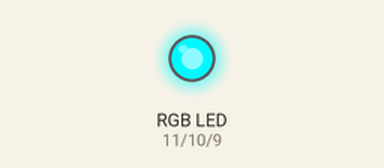
Bench run of a sketch on a simulated Arduino Uno, built with avr-gcc and run on an emulated ATmega328P. Parts: an RGB LED mixed from three pins (HIGH = lit).

Above: at 0.15 s.
At 1.96 s:
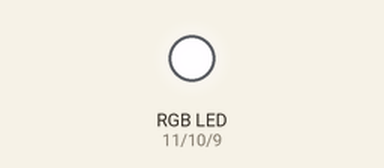
At 15.75 s:
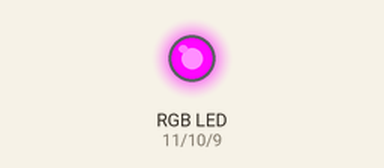
At 31.45 s:
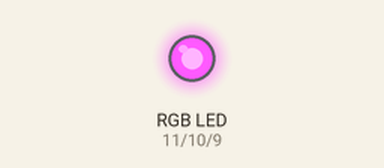
Timing chart, 0 to 31.4 s (numbered marks = the images above):
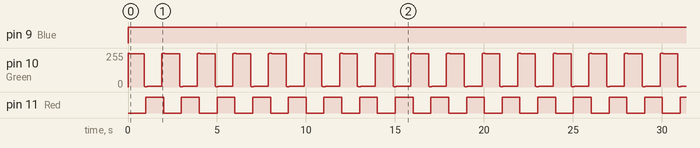

Measured:
- by itself, pin 9 (Blue): LOW → HIGH at 0.00 s
- by itself, pin 11 (Red): alternates HIGH for 1.0 s and LOW for 1.0 s

The sketch:

4_RGBBasic.ino
```cpp
/* Control 3 LEDS!

 >> Created by Theverant. Public domain, feel the love. Changes to original code noted with ʇ

 */

// constants won't change. Used here to
// set pin numbers:
const int Red = 11; // the number of the LED pin
const int Green = 10; // ʇ the number of the PMW LED pin
const int Blue = 9;
int brightness = 0; // ʇ how bright the LED is


int periode = 2000; // ʇ period of PWM fading in and out

// Variables will change:
int ledState = LOW; // ledState used to set the LED

long previousMillis = 0; // will store last time LED was updated

// the follow variables is a long because the time, measured in miliseconds,
// will quickly become a bigger number than can be stored in an int.
long interval = 1000; // interval at which to blink (milliseconds)
long pwmTime = 0; // ʇ pwm timer
int value; // ʇ holder value for pwm value

void setup() {
  // set the digital pin as output:
  pinMode(Red, OUTPUT);
  pinMode(Green, OUTPUT); // ʇ added pin
  pinMode(Blue, OUTPUT);
}

void loop()
{

  unsigned long currentMillis = millis();

  if(currentMillis - previousMillis > interval) {
    // save the last time you blinked the LED
    previousMillis = currentMillis;

    // if the LED is off turn it on and vice-versa:
    if (ledState == LOW)
      ledState = HIGH;
    else
      ledState = LOW;

    // set the LED with the ledState of the variable:
    digitalWrite(Red, ledState);
  }
 pwmTime = millis();
 value = 128+127*cos(2*PI/periode*pwmTime);

 analogWrite(Green, value); // sets the value (range from 0 to 255)
 analogWrite(Blue, -value); // sets the value (range from 0 to 255)


  }
```
